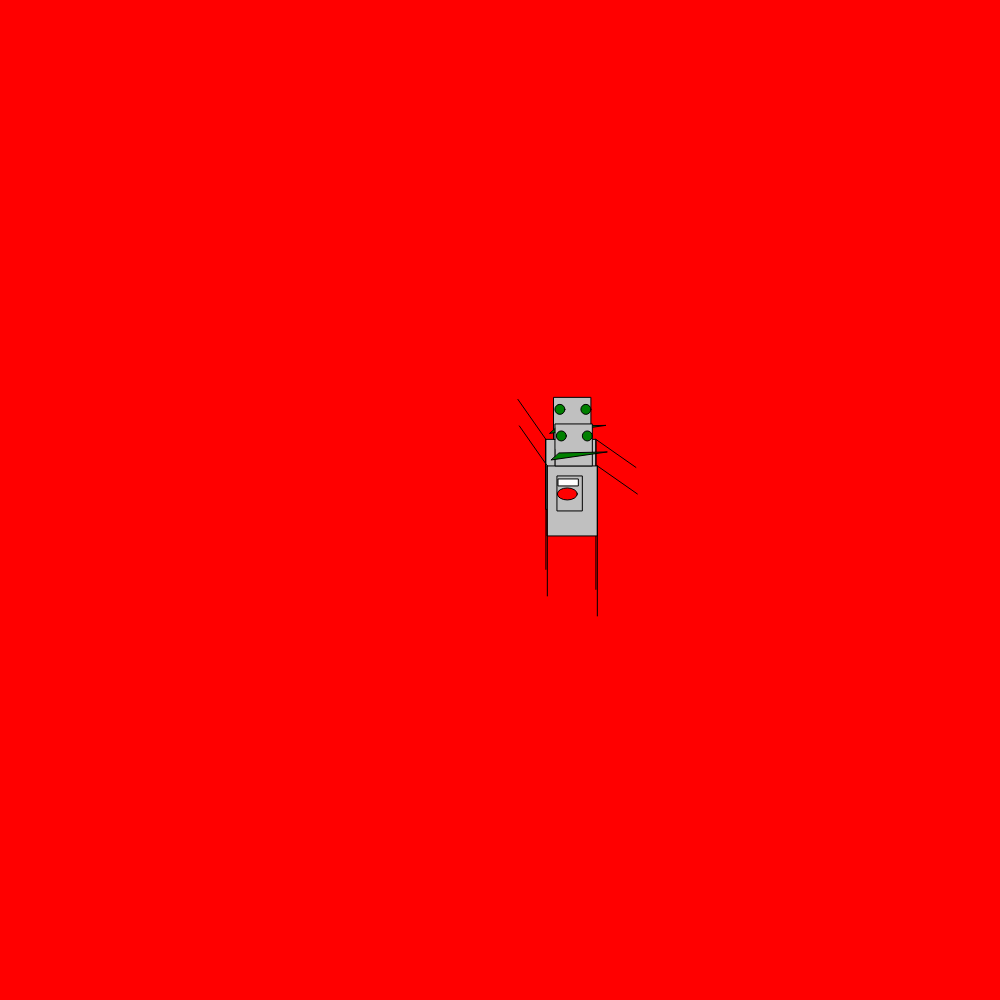
Frame 1 (no input)
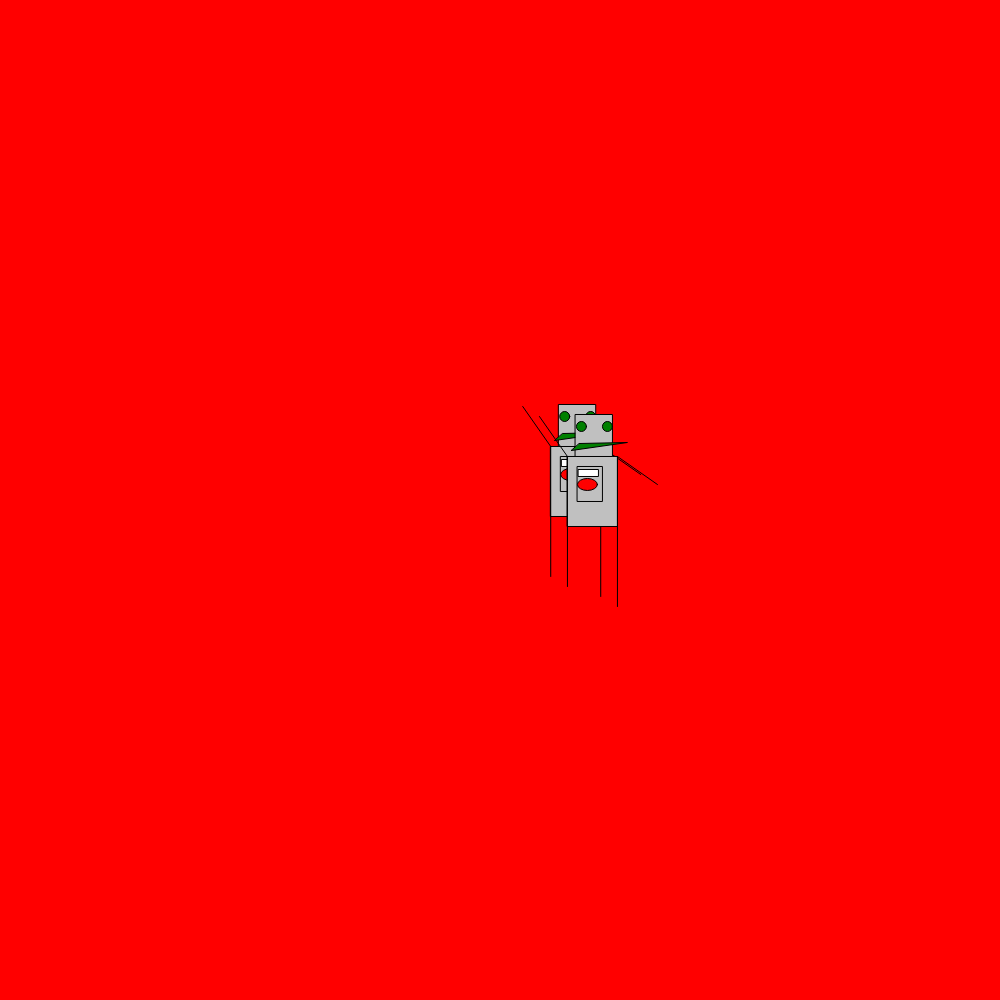
Frame 60 (no input)
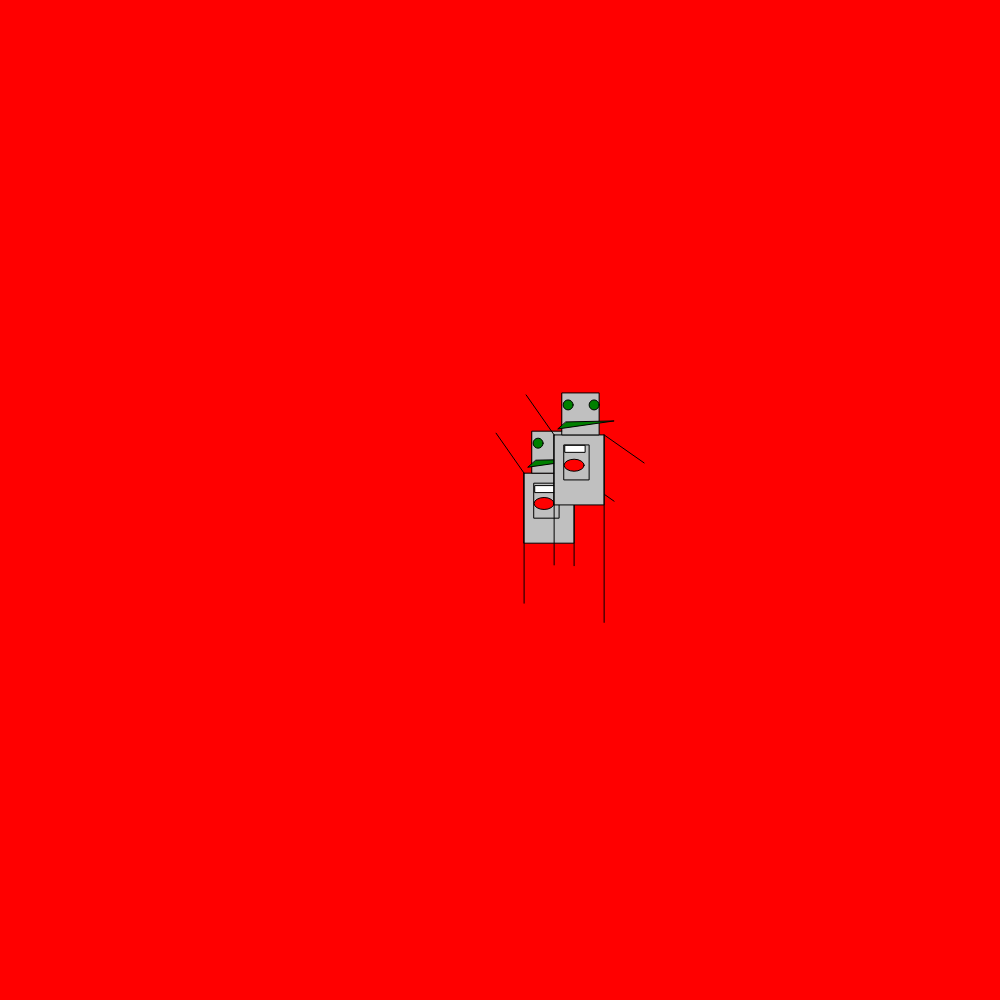
Frame 120 (the mouse pressed at the canvas centre since frame 60)

The p5.js sketch that drew these frames (run headless with seeded random() and noise() and a simulated clock; from frame 60 on, the mouse is pressed at the canvas centre):

// p5.js sketch
// ── sketch.js

var man1, man2;

var k = 150
var d = 13
var j = 28

function setup() {
  createCanvas(1000,1000)
  man1 = new bubbi(50, 70, random(400, 600), random(400, 600))
  man2 = new bubbi(50, 70, random(400, 600), random(400, 600))

}
function mousePressed(){
  man1.k = random(80, 200)
  man2.k = random(80, 200)
  man1.d = random(8, 15)
  man2.d = random(8, 15)
  man1.j = random(20, 35)
  man2.j = random(20, 35)
}
function draw(){
  background(255, 0, 0)
  man1.move()
  man1.show()
  man2.move()
  man2.show()
 print(man1.x);
}
class bubbi {
  constructor(a, b, x, y){
    this.a = a
    this.b = b
    this.x = x
    this.y = y
    this.k = k
    this.d = d
    this.j = j
  }
  move(){
    this.x = this.x + random(-5,5);
    this.y = this.y + random(-5,5);
  }
  show(){
      fill(192,192,192)
      rect(this.x, this.y, this.a, this.b)
      //+8 -42
      rect(this.x + 8, this.y - 42, 37, 42)
      //+10 +10
      rect(this.x + 10, this.y + 10, this.a/2, this.b/2)
      fill(255, 255, 255)
      //+11 +13
      rect(this.x + 11, this.y + this.d, this.a/2.5, this.b/10)
      fill(255, 0, 0)
      //+ 20, +28
      ellipse(this.x + 20, this.y + this.j, 20, 12)
      //             +0 +130
      line(this.x, this.y, this.x, this.y + 130)
      //  + 50       +50, +90
      line(this.x + 50, this.y, this.x + 50, this.y + this.k )
      //            -28   -40
      line(this.x, this.y, this.x - 28, this.y - 40)
      //   +50      +90  +28
      line(this.x + 50, this.y, this.x + 90, this.y+28)
      fill(0, 128, 0)
      //       +15 -14   +37  -14 +26   -6
      triangle(this.x+12, this.y-13, this.x+60, this.y-14, this.x+4, this.y-6)
      //      +14  -30
      ellipse(this.x+14, this.y-30, 10, 10)
      //       +40  -30
      ellipse(this.x+40, this.y-30, 10, 10)
    }


  }
